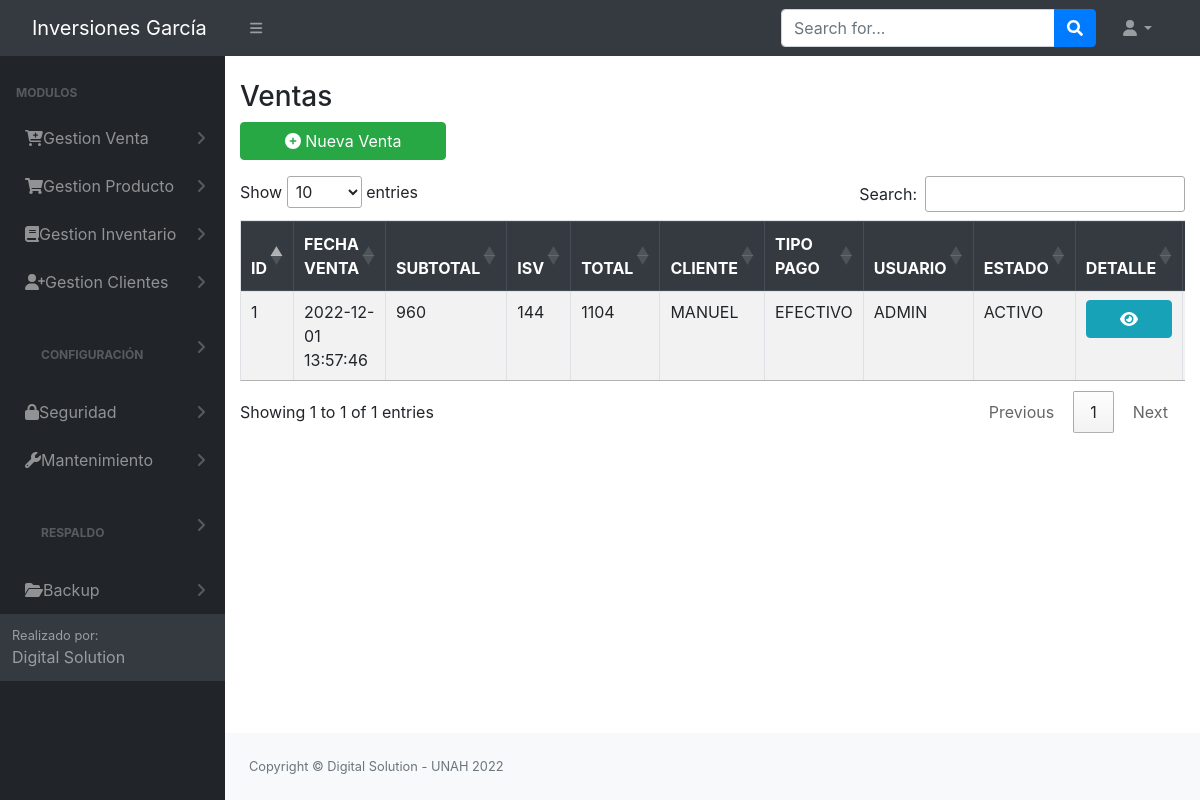
Screenshot of /src/factura.php (signed in) with the database file from the repository.
### tables this page shows
CREATE TABLE `tbl_permisos` (
  `id_permiso` int(11) NOT NULL AUTO_INCREMENT,
  `id_rol` int(11) NOT NULL,
  `permiso_insercion` int(11) NOT NULL,
  `permiso_eliminacion` int(11) NOT NULL,
  `permiso_modificar` int(11) NOT NULL,
  `permiso_consultar` int(11) NOT NULL,
  `id_objeto` int(11) NOT NULL,
  `pdf` int(11) NOT NULL,
  PRIMARY KEY (`id_permiso`),
  KEY `id_objeto` (`id_objeto`),
  KEY `id_rol` (`id_rol`)
);

CREATE TABLE `tbl_modulos` (
  `id_objeto` int(11) NOT NULL AUTO_INCREMENT,
  `Objeto` varchar(100) NOT NULL,
  `descripcion_objeto` varchar(30) NOT NULL,
  `id_padre` int(11) NOT NULL,
  `URL` varchar(100) NOT NULL,
  PRIMARY KEY (`id_objeto`)
);

CREATE TABLE `tbl_factura` (
  `id_factura` int(11) NOT NULL AUTO_INCREMENT,
  `Fecha_fac` datetime NOT NULL,
  `Sub_Total` double(9,2) NOT NULL,
  `ISV` double(9,2) NOT NULL,
  `Total` double(9,2) NOT NULL,
  `idcliente` int(11) NOT NULL,
  `id_usuario` int(11) NOT NULL,
  `id_Tpago` int(11) DEFAULT NULL,
  `Num_CAI` varchar(100) DEFAULT NULL,
  `Num_Factura` varchar(100) NOT NULL,
  `estado` varchar(25) DEFAULT NULL,
  PRIMARY KEY (`id_factura`),
  KEY `idcliente` (`idcliente`),
  KEY `id_usuario` (`id_usuario`),
  KEY `id_Tpago` (`id_Tpago`),
  CONSTRAINT `tbl_factura_ibfk_1` FOREIGN KEY (`id_Tpago`) REFERENCES `tbl_tipo_pago` (`id_Tpago`) ON DELETE CASCADE ON UPDATE CASCADE,
  CONSTRAINT `tbl_factura_ibfk_2` FOREIGN KEY (`id_usuario`) REFERENCES `tbl_usuario` (`id_usuario`) ON DELETE CASCADE ON UPDATE CASCADE,
  CONSTRAINT `tbl_factura_ibfk_4` FOREIGN KEY (`idcliente`) REFERENCES `tbl_cliente` (`idcliente`) ON DELETE CASCADE ON UPDATE CASCADE
);

CREATE TABLE `tbl_cliente` (
  `idcliente` int(11) NOT NULL AUTO_INCREMENT,
  `DNI` varchar(18) NOT NULL,
  `nombre` varchar(100) NOT NULL,
  `telefono` varchar(15) NOT NULL,
  `RTN` varchar(14) DEFAULT NULL,
  `direccion` varchar(200) NOT NULL,
  `usuario_id` int(11) NOT NULL,
  PRIMARY KEY (`idcliente`),
  KEY `usuario_id` (`usuario_id`)
);

CREATE TABLE `tbl_tipo_pago` (
  `id_Tpago` int(11) NOT NULL AUTO_INCREMENT,
  `descripcion` varchar(50) NOT NULL,
  PRIMARY KEY (`id_Tpago`)
);

CREATE TABLE `tbl_usuario` (
  `id_usuario` int(11) NOT NULL AUTO_INCREMENT,
  `nombre` varchar(100) NOT NULL,
  `correo` varchar(100) NOT NULL,
  `usuario` varchar(20) NOT NULL,
  `clave` varchar(50) NOT NULL,
  `id_rol` int(11) NOT NULL,
  `fecha_ultima_conexion` timestamp NOT NULL DEFAULT current_timestamp() ON UPDATE current_timestamp(),
  `preguntas_contestadas` int(11) NOT NULL,
  `primer_ingreso` int(11) NOT NULL,
  `fecha_vencimiento` date NOT NULL DEFAULT '0000-00-00',
  `id_estado` int(11) NOT NULL,
  `id_empleado` int(11) NOT NULL,
  PRIMARY KEY (`id_usuario`),
  KEY `id_rol` (`id_rol`),
  KEY `estado` (`id_estado`),
  KEY `id_empleado` (`id_empleado`),
  CONSTRAINT `tbl_usuario_ibfk_1` FOREIGN KEY (`id_estado`) REFERENCES `tbl_estado` (`id_estado`),
  CONSTRAINT `tbl_usuario_ibfk_2` FOREIGN KEY (`id_rol`) REFERENCES `tbl_roles` (`id_rol`)
);

### config/conex.php (called while the page is built, shortened)
<?php
     function getConexion()
    {
        $db = new PDO('mysql:host=localhost:3306;dbname=bd_inversiones_garcia', 'root', '');
        return $db;
    }
?>

### modelos/modelo_principal.php (called while the page is built, shortened)
<?php
class ModeloPrincipal
{
    private $db;
    private $datos;
    public function __construct()
    {
        require_once '../config/conex.php';
        $this->db = getConexion();
    }
    public function insertargeneral($sql)
    {
        $this->db = getConexion();
        $resultado = $this->db->query($sql);
        if ($resultado) {
            return true;
        } else {
            return false;
        }
    }
    public function mostrargeneral($consulta)
    {
        $resu = $this->db->query($consulta);
        while ($filas = $resu->FETCHALL(PDO::FETCH_ASSOC)) {
            $this->datos[] = $filas;
        }
        return $this->datos;
    }
}

### controladores/controlador_ventas.php (the view, shortened to what this page needs)
<?php
include_once '../modelos/modelo_principal.php';
class Contralador
{
    static public function mostrar()
    {
        $ventas = new ModeloPrincipal();
        $matriz = $ventas->mostrargeneral("select tc.*,tp.nombre as nombre_cliente, tk.descripcion as tipo_pago, aa.nombre as usuario from tbl_factura tc inner join tbl_cliente tp ON tc.idcliente = tp.idcliente inner join tbl_tipo_pago tk on tc.id_Tpago = tk.id_Tpago inner join tbl_usuario aa on tc.id_usuario = aa.id_usuario");
        $ii = 0;
        if($matriz != null)
        {
            foreach ($matriz as $key => $value)   {
                foreach ($value as $registro) {?>
                    <tr>
                    <td><?=$ii = $ii + 1?></td>
                    <td><?=$registro['Fecha_fac']?></td>
                    <td><?=$registro['Sub_Total']?></td>
                    <td><?=$registro['ISV']?></td>
                    <td><?=$registro['Total']?></td>
                    <td><?=$registro['nombre_cliente']?></td>
                    <td><?=$registro['tipo_pago']?></td>
                    <td><?=$registro['usuario']?></td>
                    <td><?=$registro['estado'] == '' ? 'ACTIVO' : 'CANCELADO'?></th>
                    <th> <a href="../src/vista_detalle_factura.php?id=<?=$registro['id_factura']?>" class='btn btn-round btn-info btn-block'><i class='fa fa-eye' style='color: white'></i></a></th>
                </tr>
             <?php   }
            }
        }
    }
}

### Login/header.php (shortened to what this page needs)
<?php
include '../config/conn.php';
?>
<!DOCTYPE html>
<html lang="en">
    <head>
        <link href="https://cdn.jsdelivr.net/npm/simple-datatables@latest/dist/style.css" rel="stylesheet" />
        <link href="../dist/css/styles.css" rel="stylesheet" />
        <link rel="stylesheet" href="../Login/vendors/x/dist/notiflix-3.2.5.min.css" />
        <link rel="stylesheet" href="https://cdnjs.cloudflare.com/ajax/libs/twitter-bootstrap/4.1.3/css/bootstrap.css">
        <link rel="stylesheet" href="https://cdn.datatables.net/1.10.20/css/dataTables.bootstrap4.min.css">
        <link rel="stylesheet" type="text/css" href="assets/css/main.css">
        <link rel="stylesheet" type="text/css" href="assets/css/style.css">
        <link href="https://cdn.jsdelivr.net/npm/bootstrap@5.1.3/dist/css/bootstrap.min.css" rel="stylesheet">
        <link href="../dist/css/contenedor.css" rel="stylesheet" />
        <link href="../Login/vendors/bootstrap/dist/css/bootstrap.min.css" rel="stylesheet">
        <link rel="stylesheet" href="../Login/vendors/notiflix/dist/notiflix-3.2.5.min.css" />
        <link rel="stylesheet" href="https://cdnjs.cloudflare.com/ajax/libs/font-awesome/5.7.2/css/all.min.css" />
        <link rel="stylesheet" href="https://cdnjs.cloudflare.com/ajax/libs/simple-line-icons/2.4.1/css/simple-line-icons.css" />
        <link rel="stylesheet" href="https://cdn.datatables.net/1.10.19/css/jquery.dataTables.min.css" />
        <link rel="stylesheet" href="https://cdn.datatables.net/buttons/1.5.6/css/buttons.dataTables.min.css" />
    </head>
    <body class="sb-nav-fixed">
        <nav class="sb-topnav navbar navbar-expand navbar-dark bg-dark">
            <a class="navbar-brand ps-3" id="titulo_menu" href="../dist/home.php">  Inversiones García  </a>
            <button class="btn btn-link btn-sm order-1 order-lg-0 me-4 me-lg-0" id="sidebarToggle" href="#!"><i class="fas fa-bars"></i></button>
            <form class="d-none d-md-inline-block form-inline ms-auto me-0 me-md-3 my-2 my-md-0">
                <div class="input-group">
                    <input class="form-control" type="text" placeholder="Search for..." aria-label="Search for..." aria-describedby="btnNavbarSearch" />
                    <button class="btn btn-primary" id="btnNavbarSearch" type="button"><i class="fas fa-search"></i></button>
                </div>
            </form>
            <ul class="navbar-nav ms-auto ms-md-0 me-3 me-lg-4">
                <li class="nav-item dropdown">
                    <a class="nav-link dropdown-toggle" id="navbarDropdown" href="#" role="button" data-bs-toggle="dropdown" aria-expanded="false"><i class="fas fa-user fa-fw"></i></a>
                </li>
            </ul>
        </nav>
        <div id="layoutSidenav">
            <div id="layoutSidenav_nav">
                <nav class="sb-sidenav accordion sb-sidenav-dark" id="sidenavAccordion">
                    <div class="sb-sidenav-menu">
                        <div class="nav">
                            <div class="sb-sidenav-menu-heading">Modulos</div>
                            <?php
                            $rol = $_SESSION['rol'];
                            $result = mysqli_query($conn, "select * from tbl_modulos tm inner join tbl_permisos tp ON tm.ID_OBJETO = tp.ID_OBJETO where tm.ID_PADRE = 0 and tp.permiso_consultar = 1 and tp.ID_ROL = '$rol'"); ?>
                            <?php foreach ($result as $i) : ?>
                                <a class="nav-link collapsed" href="#" data-bs-toggle="collapse" data-bs-target="#pagesCollapsePersonas<?= $i['id_objeto'] ?>" aria-expanded="false" aria-controls="pagesCollapseError">
                                    &nbsp;&nbsp;<?= $i['Objeto'] ?>
                                    <div class="sb-sidenav-collapse-arrow"><i class="fas fa-angle-down"></i></div>
                                </a>
                            <?php endforeach; ?>
                    </div>
                    <div class="sb-sidenav-footer">
                        <div class="small">Realizado por:</div>
                        Digital Solution
                    </div>
                </nav>
            </div>
            <div id="layoutSidenav_content"> <br>

### rows the page displays
tbl_permisos: id_objeto.Objeto "Gestion Venta"
tbl_permisos: id_objeto.Objeto "Gestion Producto"
tbl_permisos: id_objeto.Objeto "Gestion Inventario"
tbl_permisos: id_objeto.Objeto "Gestion Clientes"
tbl_permisos: id_objeto.Objeto "CONFIGURACIÓN"
tbl_permisos: id_objeto.Objeto "Seguridad"
tbl_permisos: id_objeto.Objeto "Mantenimiento"
tbl_permisos: id_objeto.Objeto "RESPALDO"
tbl_permisos: id_objeto.Objeto "Backup"
tbl_factura: Fecha_fac "2022-12-01 13:57:46", Sub_Total "960", ISV "144", Total "1104", idcliente.nombre "MANUEL", id_Tpago.descripcion "EFECTIVO", id_usuario.nombre "ADMIN", estado "ACTIVO"
